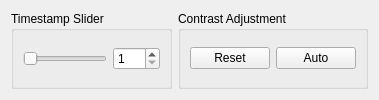
                 <widget class="QWidget" name="tabWidget_time20">
                  <attribute name="title">
                   <string>Timestamp 1</string>
                  </attribute>
                  <layout class="QGridLayout" name="gridLayout_116">
                   <item row="1" column="0">
                    <widget class="QGroupBox" name="groupBox_57">
                     <property name="font">
                      <font>
                       <pointsize>9</pointsize>
                       <bold>false</bold>
                      </font>
                     </property>
                     <property name="title">
                      <string>Timestamp Slider</string>
                     </property>
                     <layout class="QGridLayout" name="gridLayout_125">
                      <item row="0" column="0">
                       <widget class="QSlider" name="changetimestamp_data20">
                        <property name="styleSheet">
                         <string notr="true"/>
                        </property>
                        <property name="maximum">
                         <number>99</number>
                        </property>
                        <property name="singleStep">
                         <number>1</number>
                        </property>
                        <property name="pageStep">
                         <number>1</number>
                        </property>
                        <property name="value">
                         <number>0</number>
                        </property>
                        <property name="orientation">
                         <enum>Qt::Horizontal</enum>
                        </property>
                       </widget>
                      </item>
                      <item row="0" column="1">
                       <widget class="QSpinBox" name="displaytimestamp_data20">
                        <property name="buttonSymbols">
                         <enum>QAbstractSpinBox::UpDownArrows</enum>
                        </property>
                        <property name="minimum">
                         <number>1</number>
                        </property>
                        <property name="maximum">
                         <number>120</number>
                        </property>
                       </widget>
                      </item>
                     </layout>
                    </widget>
                   </item>
                   <item row="1" column="1">
                    <widget class="QGroupBox" name="groupBox_58">
                     <property name="font">
                      <font>
                       <pointsize>9</pointsize>
                       <bold>false</bold>
                      </font>
                     </property>
                     <property name="title">
                      <string>Contrast Adjustment</string>
                     </property>
                     <layout class="QGridLayout" name="gridLayout_126">
                      <item row="0" column="0">
                       <widget class="QPushButton" name="pushButton_reset_data20">
                        <property name="text">
                         <string>Reset</string>
                        </property>
                       </widget>
                      </item>
                      <item row="0" column="1">
                       <widget class="QPushButton" name="pushButton_auto_data20">
                        <property name="text">
                         <string>Auto</string>
                        </property>
                       </widget>
                      </item>
                     </layout>
                    </widget>
                   </item>
                  </layout>
                 </widget>
